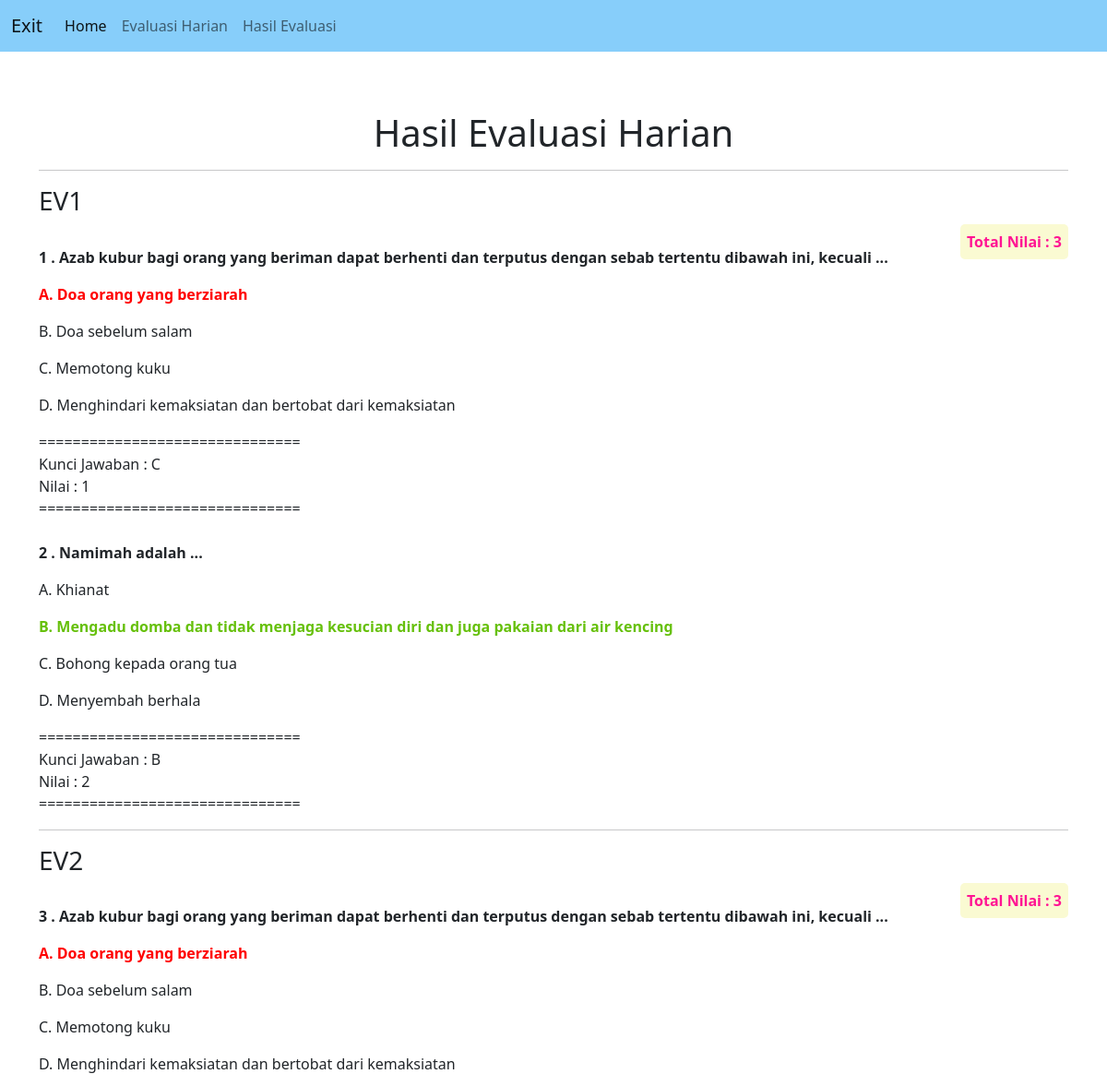
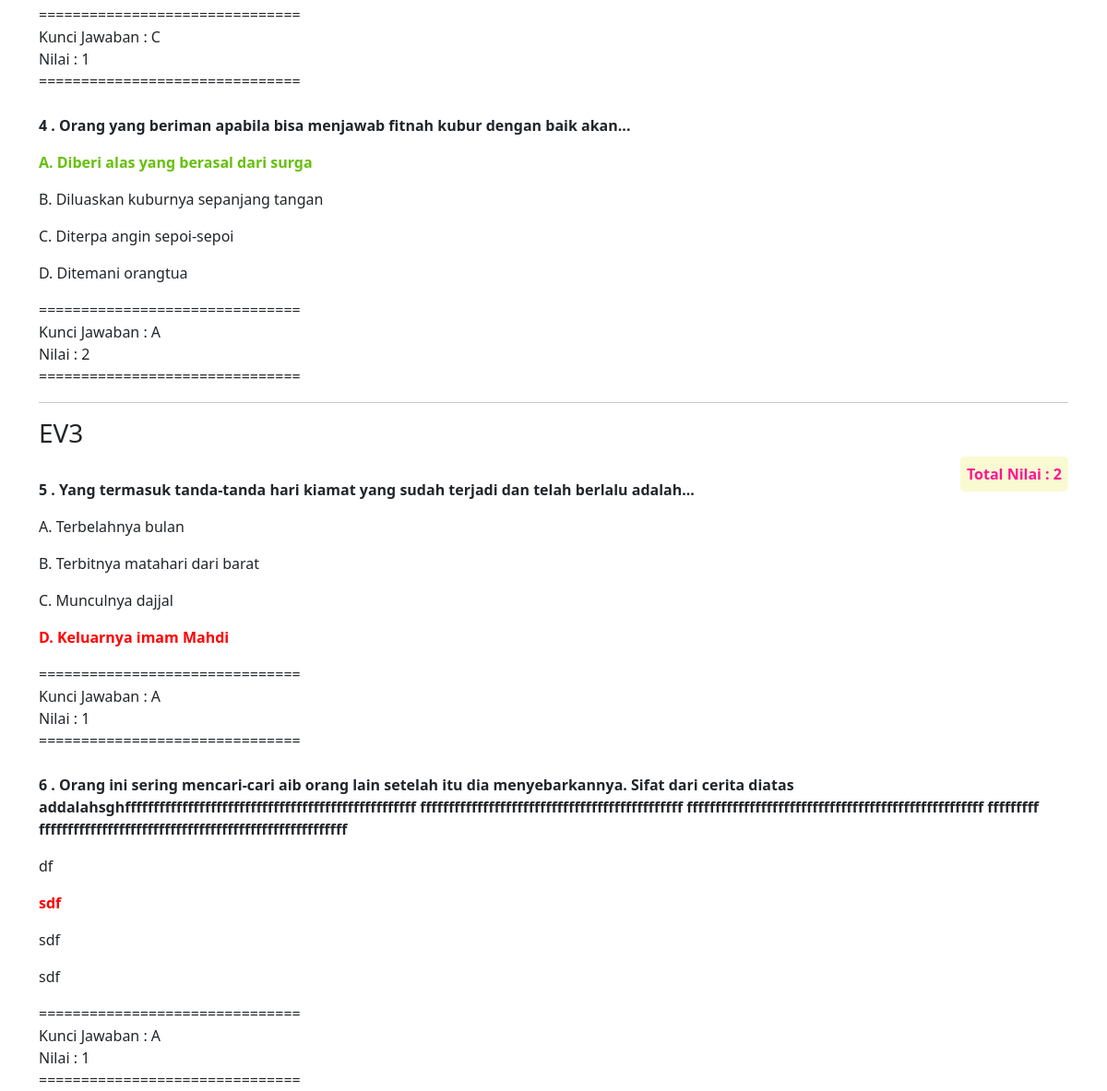
Screenshot of /HasilPeserta/ with the database file from the repository (2 pictures, top to bottom).
### PesertaHSI/models.py (models this page shows, shortened)
class Soal_Peserta(models.Model):
    Paket_Soal_ID=models.CharField(max_length=10,null=True)
    Soal_ID=models.TextField(null=True)
    option_one=models.CharField(max_length=200,null=True)
    option_two=models.CharField(max_length=200,null=True)
    option_three=models.CharField(max_length=200,null=True)
    option_four=models.CharField(max_length=200,null=True)
    kunci=models.CharField(max_length=1,null=True)
    Choice=models.CharField(max_length=1,null=True)
    Status=models.BooleanField(default=False)
    Nilai=models.IntegerField(null=True)
    Total=models.IntegerField(null=True)

### PesertaHSI/views.py (the view)
# urls.py: path('HasilPeserta/',pv.hasil, name="hasilpeserta"),
def hasil(request):
    if request.method== "GET" :
        HslEva=Soal_Peserta.objects.all()
        context={
            'HslEva':HslEva
        }
    return render(request,'pesertaHSI/HasilPeserta.html',context)

### PesertaHSI/templates/pesertaHSI/HasilPeserta.html (shortened to what this page needs)
{% extends "pesertaHSI/basePeserta.html" %}
{% block main %}
<br>
        <div>
            <div class="header">
                <h3 style="font-size: 40px;">Hasil Evaluasi Harian</h3>
            </div>
                {%for hasil in HslEva%}
                    {%if forloop.counter0|divisibleby:2%}
                    <hr>
                        <h3 id="judulEval">{{hasil.Paket_Soal_ID}}</h3>
                        <p class="colortotal">Total Nilai : {{hasil.Total}}</p>
                    {%endif%}
                    <br>
                    <p style="font-weight:bold;">{{forloop.counter}} . {{hasil.Soal_ID}}</p>
                    {% if hasil.Choice == hasil.kunci %}
                        {% if hasil.Choice == "A" %}
                            <p style="color:rgb(102, 192, 11); font-weight:bold;">{{hasil.option_one}}</p>
                            <p>{{hasil.option_two}}</p>
                            <p>{{hasil.option_three}}</p>
                            <p>{{hasil.option_four}}</p>
                        {% elif hasil.Choice == "B" %}
                            <p>{{hasil.option_one}}</p>
                            <p style="color:rgb(102, 192, 11); font-weight:bold;">{{hasil.option_two}}</p>
                            <p>{{hasil.option_three}}</p>
                            <p>{{hasil.option_four}}</p>
                        {% elif hasil.Choice == "C" %}
                            <p>{{hasil.option_one}}</p>
                            <p>{{hasil.option_two}}</p>
                            <p style="color:rgb(102, 192, 11); font-weight:bold;">{{hasil.option_three}}</p>
                            <p>{{hasil.option_four}}</p>
                        {% elif hasil.Choice == "D" %}
                            <p>{{hasil.option_one}}</p>
                            <p>{{hasil.option_two}}</p>
                            <p>{{hasil.option_three}}</p>
                            <p style="color:rgb(102, 192, 11); font-weight:bold;">{{hasil.option_four}}</p>
                        {% endif %}
                    {% else %}
                        {% if hasil.Choice == "A" %}
                            <p style="color:red; font-weight:bold;">{{hasil.option_one}}</p>
                            <p>{{hasil.option_two}}</p>
                            <p>{{hasil.option_three}}</p>
                            <p>{{hasil.option_four}}</p>
                        {% elif hasil.Choice == "B" %}
                            <p>{{hasil.option_one}}</p>
                            <p style="color:red; font-weight:bold;">{{hasil.option_two}}</p>
                            <p>{{hasil.option_three}}</p>
                            <p>{{hasil.option_four}}</p>
                        {% elif hasil.Choice == "C" %}
                            <p>{{hasil.option_one}}</p>
                            <p>{{hasil.option_two}}</p>
                            <p style="color:red; font-weight:bold;">{{hasil.option_three}}</p>
                            <p>{{hasil.option_four}}</p>
                        {% elif hasil.Choice == "D" %}
                            <p>{{hasil.option_one}}</p>
                            <p>{{hasil.option_two}}</p>
                            <p>{{hasil.option_three}}</p>
                            <p style="color:red; font-weight:bold;">{{hasil.option_four}}</p>
                        {% endif %}
                    {%endif%}
                    ===============================<br>
                    Kunci Jawaban : {{hasil.kunci}}<br>
                    Nilai : {{hasil.Nilai}}<br>
                    ===============================<br>
                {%endfor%}
        </div>
{% endblock %}

### PesertaHSI/templates/pesertaHSI/basePeserta.html (style rules this page uses)
.header { text-align: center; margin-top: 40px; }
.colortotal { background-color: lightgoldenrodyellow; border-radius: 5px; border-color:lightgoldenrodyellow; padding: 7px; color:deeppink; font-weight:bold; float:right; }

### rows the page displays
Soal_Peserta: Paket_Soal_ID "EV1", Total "3", Soal_ID "Azab kubur bagi orang yang beriman dapat berhenti dan terputus dengan sebab tertentu dibawah ini, kecuali ...", option_one "A. Doa orang yang berziarah", option_two "B. Doa sebelum salam", option_three "C. Memotong kuku", option_four "D. Menghindari kemaksiatan dan bertobat dari kemaksiatan", kunci "C", Nilai "1"
Soal_Peserta: Soal_ID "Namimah adalah ...", option_one "A. Khianat", option_two "B. Mengadu domba dan tidak menjaga kesucian diri dan juga pakaian dari air kencing", option_three "C. Bohong kepada orang tua", option_four "D. Menyembah berhala", kunci "B", Nilai "2"
Soal_Peserta: Paket_Soal_ID "EV2", Total "3", Soal_ID "Azab kubur bagi orang yang beriman dapat berhenti dan terputus dengan sebab tertentu dibawah ini, kecuali ...", option_one "A. Doa orang yang berziarah", option_two "B. Doa sebelum salam", option_three "C. Memotong kuku", option_four "D. Menghindari kemaksiatan dan bertobat dari kemaksiatan", kunci "C", Nilai "1"
Soal_Peserta: Soal_ID "Orang yang beriman apabila bisa menjawab fitnah kubur dengan baik akan...", option_one "A. Diberi alas yang berasal dari surga", option_two "B. Diluaskan kuburnya sepanjang tangan", option_three "C. Diterpa angin sepoi-sepoi", option_four "D. Ditemani orangtua", kunci "A", Nilai "2"
Soal_Peserta: Paket_Soal_ID "EV3", Total "2", Soal_ID "Yang termasuk tanda-tanda hari kiamat yang sudah terjadi dan telah berlalu adalah...", option_one "A. Terbelahnya bulan", option_two "B. Terbitnya matahari dari barat", option_three "C. Munculnya dajjal", option_four "D. Keluarnya imam Mahdi", kunci "A", Nilai "1"
Soal_Peserta: Soal_ID "Orang ini sering mencari-cari aib orang lain setelah itu dia menyebarkannya. Sifat dari cerita diatas addalahsghfffffffffffffffffffffffffffffffffffffffffffffffffff ffffffffffffffffffffffffffffffffffffffffffffff ffffffffffffffffffffffffffffffffffffffffffffffffffff fffffffff ffffffffffffffffffffffffffffffffffffffffffffffffffffff", option_one "df", option_two "sdf", option_three "sdf", option_four "sdf", kunci "A", Nilai "1"
